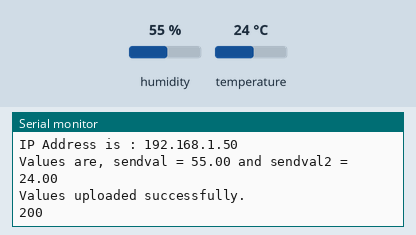
This sketch was run on a simulated ESP8266 (NodeMCU). Parts: the last lines printed to the serial monitor. The test bench sets the inputs (shaded band); at power-on: humidity 55 %, temperature 24 °C. WiFi joins after 1.5 s; servers stay silent unless stated; uploads are accepted with an empty reply.

Above: at 3.7 s.
3.8 s: humidity set to 22 %
At 6.3 s:
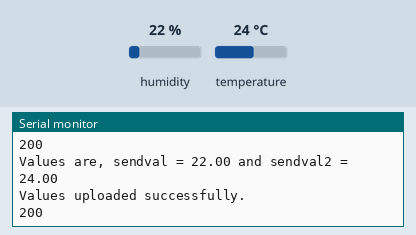
6.5 s: temperature set to 12 °C
At 9.0 s:
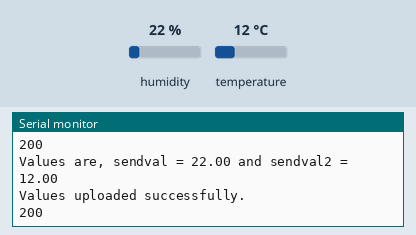
9.2 s: humidity set to 40 %
At 12.5 s:
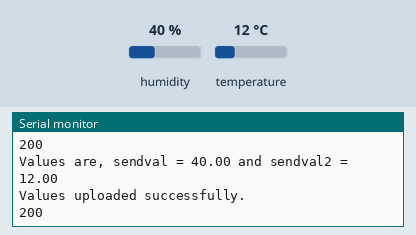
Timing chart, 0 to 14.0 s (numbered marks = the images above; inputs shaded):
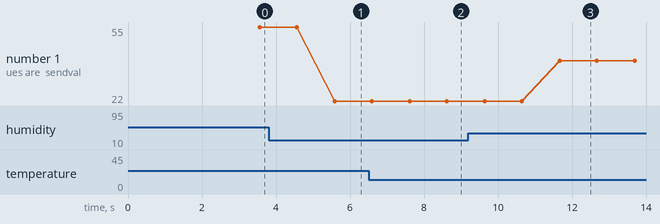

The sketch:

sketch_jul17b.ino
```cpp
#include <DHT.h>     // including the library of DHT11 temperature and humidity sensor
#define DHTTYPE DHT11   // DHT 11
#include <ESP8266WiFi.h>
#include <ESP8266HTTPClient.h>
DHT dht(D5, DHT11);
#define HOST "localipaddressipv4"          // Enter HOST URL without "http:// "  and "/" at the end of URL

#define WIFI_SSID "wifi"            // WIFI SSID here
#define WIFI_PASSWORD "pass"
#include <WiFiClient.h>

WiFiClient wifiClient;

int val;
int val2;

String sendval, sendval2, postData;

void setup(void)
{ Serial.begin(115200);
Serial.println("Communication Started \n\n");
delay(1000);
  WiFi.mode(WIFI_STA);
WiFi.begin(WIFI_SSID, WIFI_PASSWORD);                                     //try to connect with wifi
Serial.print("Connecting to ");
Serial.print(WIFI_SSID);
while (WiFi.status() != WL_CONNECTED)
{ Serial.print(".");
    delay(500); }

Serial.println();
Serial.print("Connected to ");
Serial.println(WIFI_SSID);
Serial.print("IP Address is : ");
Serial.println(WiFi.localIP());    //print local IP address

delay(30);

  dht.begin();


}
void loop() {


    float h = dht.readHumidity();
    float t = dht.readTemperature();

  delay(800);
  HTTPClient http;    // http object of clas HTTPClient


// Convert integer variables to string
sendval = String(h);
sendval2 = String(t);


postData = "sendval=" + sendval + "&sendval2=" + sendval2;

http.begin(wifiClient,"http://localipaddressipv4/sensordata/dbwrite.php");              // Connect to host where MySQL databse is hosted
http.addHeader("Content-Type", "application/x-www-form-urlencoded");            //Specify content-type header


int httpCode = http.POST(postData);   // Send POST request to php file and store server response code in variable named httpCode
Serial.println("Values are, sendval = " + sendval + " and sendval2 = "+sendval2 );


// if connection eatablished then do this
if (httpCode == 200) {
  Serial.println("Values uploaded successfully.");
  Serial.println(httpCode);
  String webpage = http.getString();    // Get html webpage output and store it in a string
  Serial.println(webpage + "\n");
}

// if failed to connect then return and restart

else {
  Serial.println(httpCode);
  Serial.println("Failed to upload values. \n");
  http.end();
  return; }


}
```

Measured:
- after the input at 3.8 s, the serial monitor: prints a new line after 1.8 s (image 1)
- after the input at 6.5 s, the serial monitor: prints a new line after 1.1 s (image 2)
- after the input at 9.2 s, the serial monitor: prints a new line after 2.5 s (image 3)
- plotted number 1: 55 → 22 after the input at 3.8 s, 22 → 40 after the input at 9.2 s
